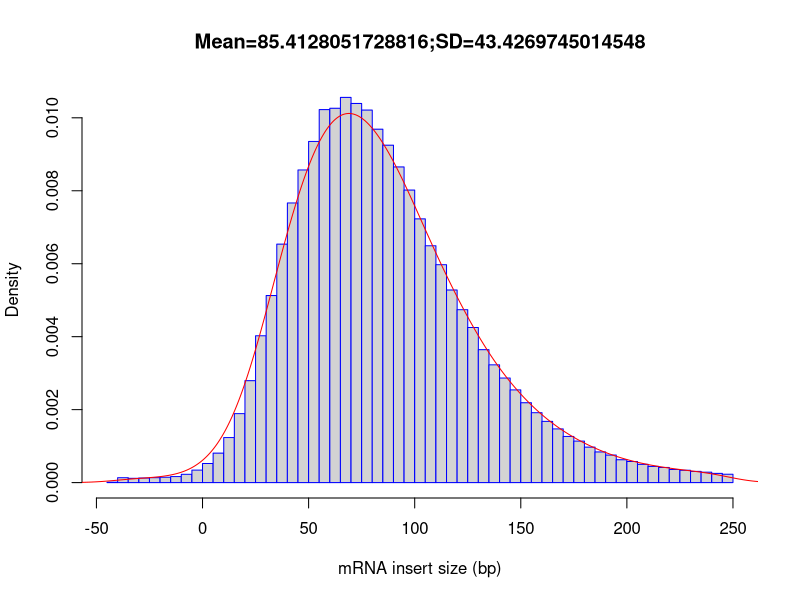

This figure's R source:
out_file = 'P0_1'
pdf('P0_1.inner_distance_plot.pdf')
fragsize=rep(c(-247.5,-242.5,-237.5,-232.5,-227.5,-222.5,-217.5,-212.5,-207.5,-202.5,-197.5,-192.5,-187.5,-182.5,-177.5,-172.5,-167.5,-162.5,-157.5,-152.5,-147.5,-142.5,-137.5,-132.5,-127.5,-122.5,-117.5,-112.5,-107.5,-102.5,-97.5,-92.5,-87.5,-82.5,-77.5,-72.5,-67.5,-62.5,-57.5,-52.5,-47.5,-42.5,-37.5,-32.5,-27.5,-22.5,-17.5,-12.5,-7.5,-2.5,2.5,7.5,12.5,17.5,22.5,27.5,32.5,37.5,42.5,47.5,52.5,57.5,62.5,67.5,72.5,77.5,82.5,87.5,92.5,97.5,102.5,107.5,112.5,117.5,122.5,127.5,132.5,137.5,142.5,147.5,152.5,157.5,162.5,167.5,172.5,177.5,182.5,187.5,192.5,197.5,202.5,207.5,212.5,217.5,222.5,227.5,232.5,237.5,242.5,247.5),times=c(0,0,0,0,0,0,0,0,0,0,0,0,0,0,0,0,0,0,0,0,0,0,0,0,0,0,0,0,0,0,0,0,0,0,0,0,0,0,0,0,0,49,631,549,591,635,692,778,1071,1614,2467,3810,5820,8914,13177,18980,24179,30826,36146,40412,44101,48215,48389,49792,49007,48154,45683,43616,40804,37813,34090,30615,28166,24895,22351,20048,17184,15222,13515,11981,10325,9036,7915,6941,5967,5365,4584,3964,3560,2956,2727,2362,2092,1954,1691,1592,1445,1344,1189,1081))
frag_sd = sd(fragsize)
frag_mean = mean(fragsize)
frag_median = median(fragsize)
write(x=c("Name","Mean","Median","sd"), sep="	", file=stdout(),ncolumns=4)
write(c(out_file,frag_mean,frag_median,frag_sd),sep="	", file=stdout(),ncolumns=4)
hist(fragsize,probability=T,breaks=100,xlab="mRNA insert size (bp)",main=paste(c("Mean=",frag_mean,";","SD=",frag_sd),collapse=""),border="blue")
lines(density(fragsize,bw=10),col='red')
dev.off()
